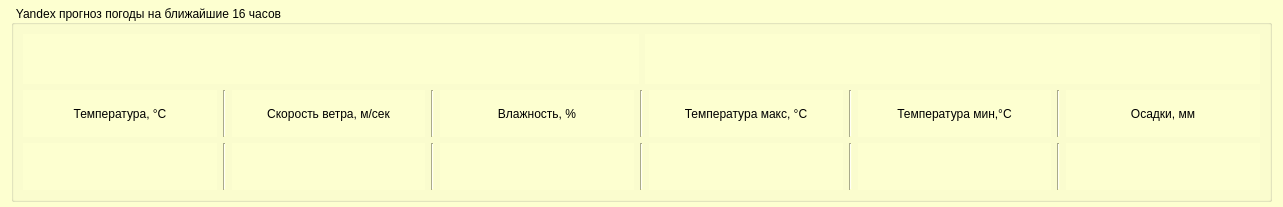
<?xml version="1.0" encoding="UTF-8"?>
<ui version="4.0">
 <class>FormYandex</class>
 <widget class="QWidget" name="FormYandex">
  <property name="geometry">
   <rect>
    <x>0</x>
    <y>0</y>
    <width>1283</width>
    <height>207</height>
   </rect>
  </property>
  <property name="sizePolicy">
   <sizepolicy hsizetype="Minimum" vsizetype="Minimum">
    <horstretch>0</horstretch>
    <verstretch>0</verstretch>
   </sizepolicy>
  </property>
  <property name="minimumSize">
   <size>
    <width>400</width>
    <height>0</height>
   </size>
  </property>
  <property name="windowTitle">
   <string>Form</string>
  </property>
  <property name="styleSheet">
   <string notr="true">background-color: rgb(253, 255, 208);</string>
  </property>
  <layout class="QGridLayout" name="gridLayout">
   <property name="topMargin">
    <number>5</number>
   </property>
   <property name="bottomMargin">
    <number>5</number>
   </property>
   <property name="verticalSpacing">
    <number>0</number>
   </property>
   <item row="0" column="0">
    <layout class="QHBoxLayout" name="horizontalLayout_30">
     <item>
      <widget class="QGroupBox" name="groupBox">
       <property name="sizePolicy">
        <sizepolicy hsizetype="Minimum" vsizetype="Preferred">
         <horstretch>0</horstretch>
         <verstretch>0</verstretch>
        </sizepolicy>
       </property>
       <property name="minimumSize">
        <size>
         <width>800</width>
         <height>0</height>
        </size>
       </property>
       <property name="font">
        <font>
         <pointsize>9</pointsize>
         <bold>false</bold>
        </font>
       </property>
       <property name="title">
        <string>Yandex прогноз погоды на ближайшие 16 часов</string>
       </property>
       <layout class="QGridLayout" name="gridLayout_2">
        <item row="0" column="0">
         <layout class="QHBoxLayout" name="horizontalLayout_3">
          <item>
           <widget class="QLabel" name="label_dateYandex">
            <property name="sizePolicy">
             <sizepolicy hsizetype="Preferred" vsizetype="Minimum">
              <horstretch>0</horstretch>
              <verstretch>0</verstretch>
             </sizepolicy>
            </property>
            <property name="maximumSize">
             <size>
              <width>16777215</width>
              <height>50</height>
             </size>
            </property>
            <property name="font">
             <font>
              <pointsize>9</pointsize>
              <bold>true</bold>
             </font>
            </property>
            <property name="text">
             <string/>
            </property>
           </widget>
          </item>
          <item>
           <widget class="QLabel" name="label_25">
            <property name="sizePolicy">
             <sizepolicy hsizetype="Preferred" vsizetype="Minimum">
              <horstretch>0</horstretch>
              <verstretch>0</verstretch>
             </sizepolicy>
            </property>
            <property name="maximumSize">
             <size>
              <width>16777215</width>
              <height>50</height>
             </size>
            </property>
            <property name="font">
             <font>
              <pointsize>8</pointsize>
             </font>
            </property>
            <property name="text">
             <string/>
            </property>
           </widget>
          </item>
         </layout>
        </item>
        <item row="1" column="0">
         <layout class="QGridLayout" name="gridLayout_3">
          <item row="0" column="3">
           <widget class="Line" name="line_11">
            <property name="orientation">
             <enum>Qt::Vertical</enum>
            </property>
           </widget>
          </item>
          <item row="1" column="2">
           <widget class="QLabel" name="label_16">
            <property name="font">
             <font>
              <pointsize>15</pointsize>
              <italic>false</italic>
              <bold>true</bold>
             </font>
            </property>
            <property name="styleSheet">
             <string notr="true">color: rgb(74, 74, 74);</string>
            </property>
            <property name="text">
             <string/>
            </property>
            <property name="alignment">
             <set>Qt::AlignCenter</set>
            </property>
           </widget>
          </item>
          <item row="0" column="9">
           <widget class="Line" name="line_14">
            <property name="orientation">
             <enum>Qt::Vertical</enum>
            </property>
           </widget>
          </item>
          <item row="1" column="0">
           <widget class="QLabel" name="label_15">
            <property name="font">
             <font>
              <pointsize>15</pointsize>
              <italic>false</italic>
              <bold>true</bold>
             </font>
            </property>
            <property name="styleSheet">
             <string notr="true">color: rgb(74, 74, 74);</string>
            </property>
            <property name="text">
             <string/>
            </property>
            <property name="alignment">
             <set>Qt::AlignCenter</set>
            </property>
           </widget>
          </item>
          <item row="1" column="10">
           <widget class="QLabel" name="label_21">
            <property name="font">
             <font>
              <pointsize>15</pointsize>
              <italic>false</italic>
              <bold>true</bold>
             </font>
            </property>
            <property name="styleSheet">
             <string notr="true">color: rgb(74, 74, 74);</string>
            </property>
            <property name="text">
             <string/>
            </property>
            <property name="alignment">
             <set>Qt::AlignCenter</set>
            </property>
           </widget>
          </item>
          <item row="0" column="8">
           <widget class="QLabel" name="label_7">
            <property name="font">
             <font>
              <pointsize>9</pointsize>
             </font>
            </property>
            <property name="text">
             <string>Температура мин,°C</string>
            </property>
            <property name="alignment">
             <set>Qt::AlignCenter</set>
            </property>
           </widget>
          </item>
          <item row="1" column="7">
           <widget class="Line" name="line_19">
            <property name="orientation">
             <enum>Qt::Vertical</enum>
            </property>
           </widget>
          </item>
          <item row="0" column="4">
           <widget class="QLabel" name="label_12">
            <property name="font">
             <font>
              <pointsize>9</pointsize>
             </font>
            </property>
            <property name="text">
             <string>Влажность, %</string>
            </property>
            <property name="alignment">
             <set>Qt::AlignCenter</set>
            </property>
           </widget>
          </item>
          <item row="1" column="6">
           <widget class="QLabel" name="label_19">
            <property name="font">
             <font>
              <pointsize>15</pointsize>
              <italic>false</italic>
              <bold>true</bold>
             </font>
            </property>
            <property name="styleSheet">
             <string notr="true">color: rgb(74, 74, 74);</string>
            </property>
            <property name="text">
             <string/>
            </property>
            <property name="alignment">
             <set>Qt::AlignCenter</set>
            </property>
           </widget>
          </item>
          <item row="1" column="1">
           <widget class="Line" name="line_17">
            <property name="orientation">
             <enum>Qt::Vertical</enum>
            </property>
           </widget>
          </item>
          <item row="0" column="0">
           <widget class="QLabel" name="label_10">
            <property name="font">
             <font>
              <pointsize>9</pointsize>
             </font>
            </property>
            <property name="text">
             <string>Температура, °C</string>
            </property>
            <property name="alignment">
             <set>Qt::AlignCenter</set>
            </property>
           </widget>
          </item>
          <item row="0" column="7">
           <widget class="Line" name="line_13">
            <property name="orientation">
             <enum>Qt::Vertical</enum>
            </property>
           </widget>
          </item>
          <item row="1" column="3">
           <widget class="Line" name="line_21">
            <property name="orientation">
             <enum>Qt::Vertical</enum>
            </property>
           </widget>
          </item>
          <item row="0" column="6">
           <widget class="QLabel" name="label_9">
            <property name="font">
             <font>
              <pointsize>9</pointsize>
             </font>
            </property>
            <property name="text">
             <string>Температура макс, °C</string>
            </property>
            <property name="alignment">
             <set>Qt::AlignCenter</set>
            </property>
           </widget>
          </item>
          <item row="1" column="9">
           <widget class="Line" name="line_20">
            <property name="orientation">
             <enum>Qt::Vertical</enum>
            </property>
           </widget>
          </item>
          <item row="0" column="2">
           <widget class="QLabel" name="label_11">
            <property name="font">
             <font>
              <pointsize>9</pointsize>
             </font>
            </property>
            <property name="text">
             <string>Скорость ветра, м/сек</string>
            </property>
            <property name="alignment">
             <set>Qt::AlignCenter</set>
            </property>
           </widget>
          </item>
          <item row="1" column="8">
           <widget class="QLabel" name="label_20">
            <property name="font">
             <font>
              <pointsize>15</pointsize>
              <italic>false</italic>
              <bold>true</bold>
             </font>
            </property>
            <property name="styleSheet">
             <string notr="true">color: rgb(74, 74, 74);</string>
            </property>
            <property name="text">
             <string/>
            </property>
            <property name="alignment">
             <set>Qt::AlignCenter</set>
            </property>
           </widget>
          </item>
          <item row="0" column="10">
           <widget class="QLabel" name="label_13">
            <property name="font">
             <font>
              <pointsize>9</pointsize>
             </font>
            </property>
            <property name="text">
             <string>Осадки, мм</string>
            </property>
            <property name="alignment">
             <set>Qt::AlignCenter</set>
            </property>
           </widget>
          </item>
          <item row="1" column="4">
           <widget class="QLabel" name="label_17">
            <property name="font">
             <font>
              <pointsize>15</pointsize>
              <italic>false</italic>
              <bold>true</bold>
             </font>
            </property>
            <property name="styleSheet">
             <string notr="true">color: rgb(74, 74, 74);</string>
            </property>
            <property name="text">
             <string/>
            </property>
            <property name="alignment">
             <set>Qt::AlignCenter</set>
            </property>
           </widget>
          </item>
          <item row="0" column="5">
           <widget class="Line" name="line_12">
            <property name="orientation">
             <enum>Qt::Vertical</enum>
            </property>
           </widget>
          </item>
          <item row="1" column="5">
           <widget class="Line" name="line_22">
            <property name="orientation">
             <enum>Qt::Vertical</enum>
            </property>
           </widget>
          </item>
          <item row="0" column="1">
           <widget class="Line" name="line_9">
            <property name="orientation">
             <enum>Qt::Vertical</enum>
            </property>
           </widget>
          </item>
         </layout>
        </item>
       </layout>
      </widget>
     </item>
    </layout>
   </item>
  </layout>
 </widget>
 <resources/>
 <connections/>
</ui>
